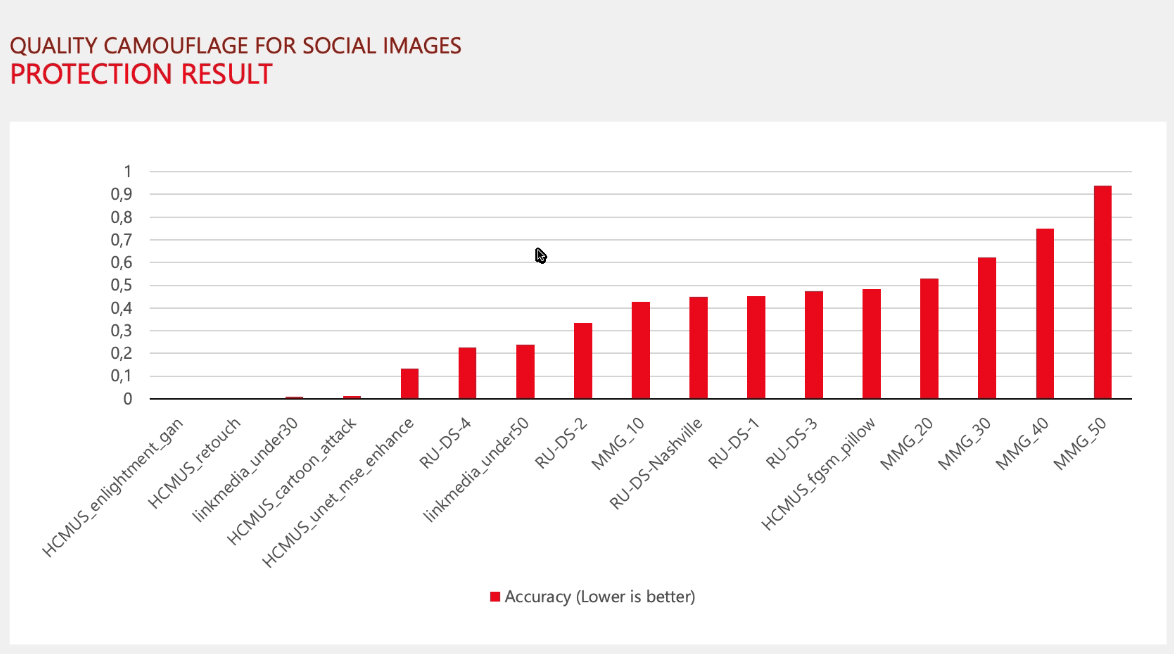
#> input picture images/leaderboard.png, 1174 x 654 px, given as the content of the folder ../images/leaderboard.png, which was not available
$ python -i enhance.py   (imports and definitions only)
#> lines starting #> are read from the running program, lines starting #| are printed output that depends on the picture; pictures that were not available may be replaced by others from this repository, and a replacement may not be noted
#> in create_enhance, image is the input picture: PIL image 1174x654 RGBA; mean R, G, B, A 247.7, 239.7, 240.2, 255
import os
import numpy as np
from tqdm import tqdm
from PIL import Image, ImageEnhance


def enhance(image):
    color = 1.5
    contrast = 1.5
    sharpness = 3.0

    enh_col = ImageEnhance.Color(image)
    image_colored = enh_col.enhance(color)
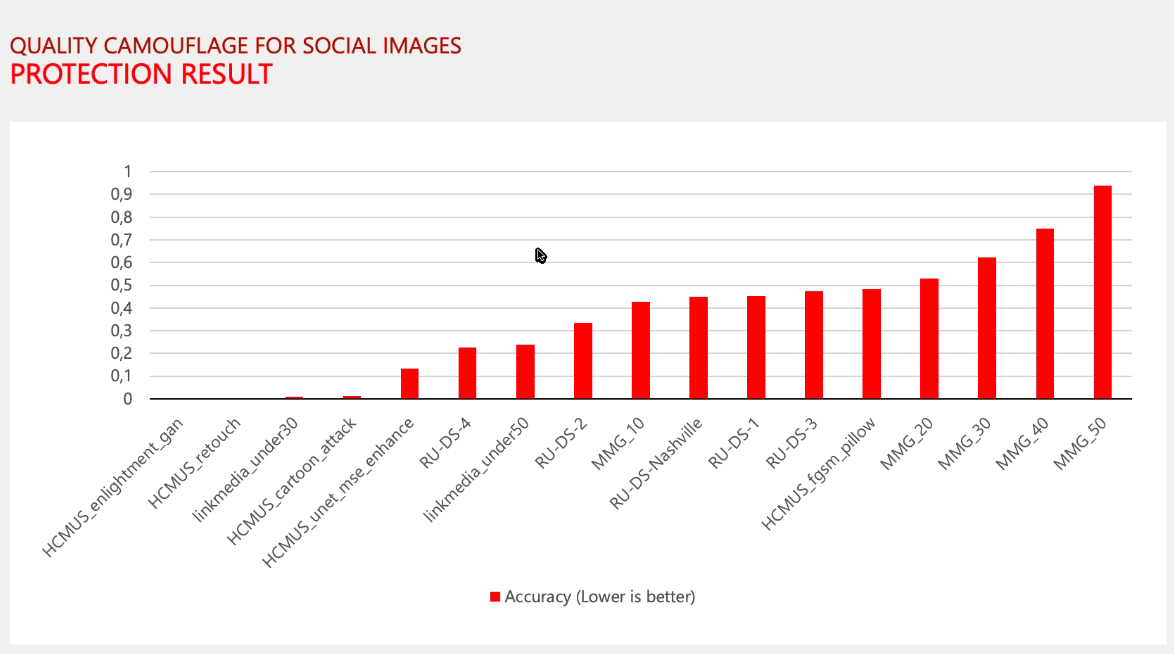
#> image_colored: PIL image 1174x654 RGBA; mean R, G, B, A 248.7, 239.2, 239.3, 255
    enh_con = ImageEnhance.Contrast(image_colored)
    image_contrasted = enh_con.enhance(contrast)
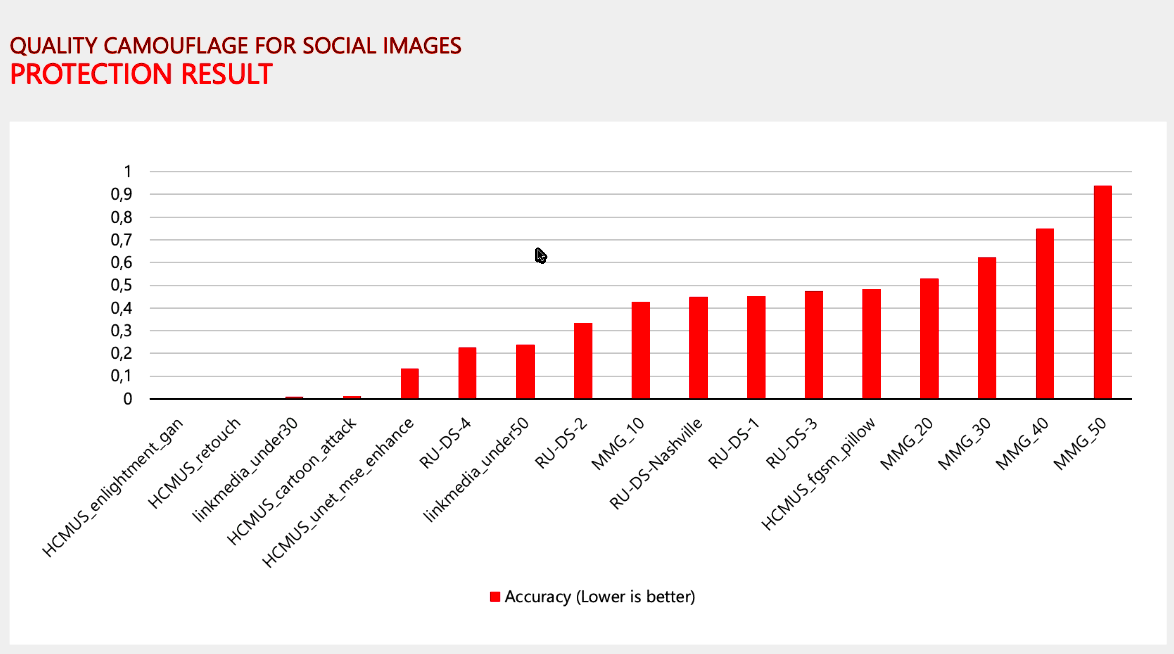
#> image_contrasted: PIL image 1174x654 RGBA; mean R, G, B, A 247.3, 237.6, 237.6, 255
    enh_sha = ImageEnhance.Sharpness(image_contrasted)
    image_sharped = enh_sha.enhance(sharpness)

    return image_sharped


def create_enhance(in_path, out_path):
    paths = os.listdir(in_path)
    for path in tqdm(paths):
        img_path = os.path.join(in_path, path)
        new_path = os.path.join(out_path, path)
        image = Image.open(img_path)
        enhanced = enhance(image)
        enhanced.save(new_path)

def main(args):
    if args.images is not None:
        input_path, output_path = args.images.split(':')

        if not os.path.exists(output_path):
            os.mkdir(output_path)

    create_enhance(in_path = input_path, out_path= output_path)

# [3 lines not run here, left out]


>>> result = create_enhance('../images/leaderboard.png', 'out.png')

$ run again, on images/leadereboard_2.png
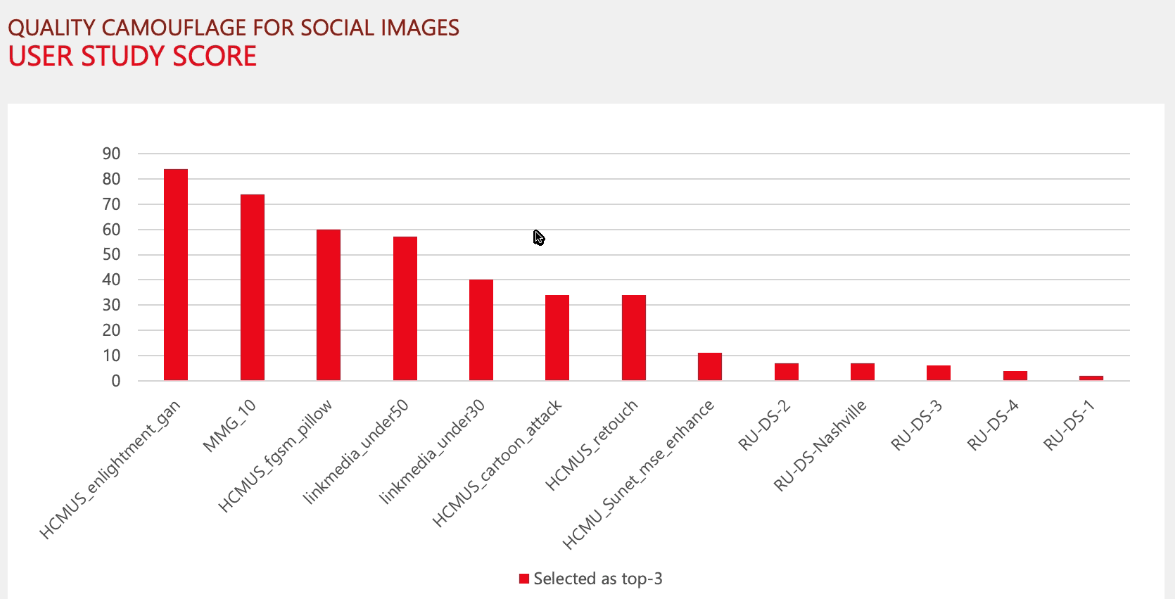
#> input picture images/leadereboard_2.png, 1175 x 599 px, given as the content of the folder ../images/leadereboard_2.png, which was not available
#> in create_enhance, image is the input picture: PIL image 1175x599 RGBA; mean R, G, B, A 248.6, 239.7, 240.3, 255
#> in enhance, `image_colored = enh_col.enhance(color)`:
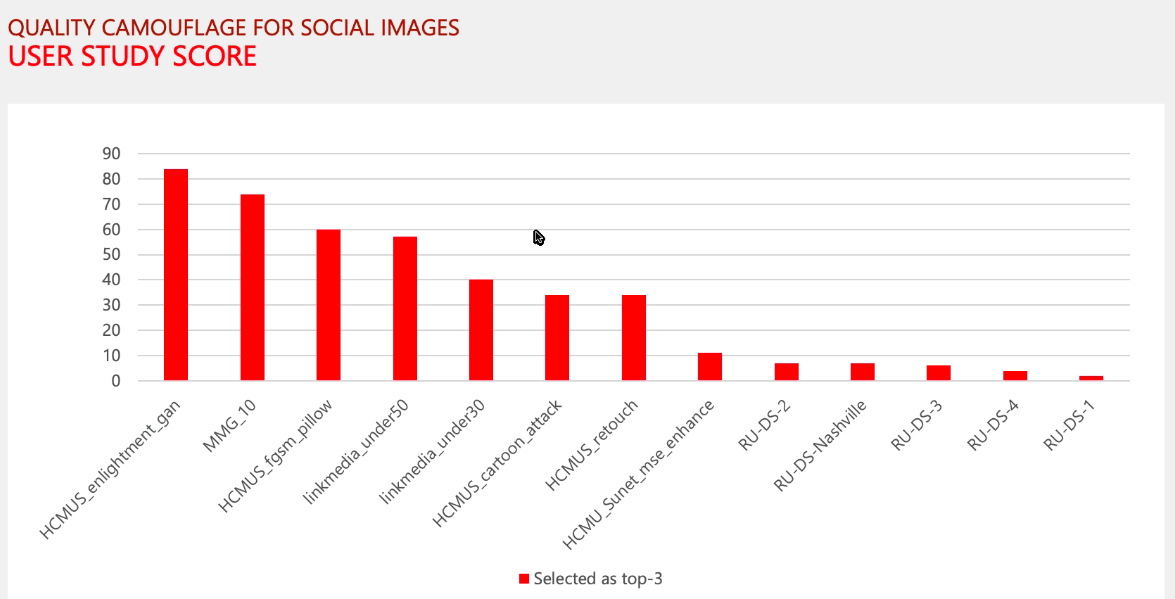
#> image_colored: PIL image 1175x599 RGBA; mean R, G, B, A 249.6, 239.2, 239.3, 255
#> in enhance, `image_contrasted = enh_con.enhance(contrast)`:
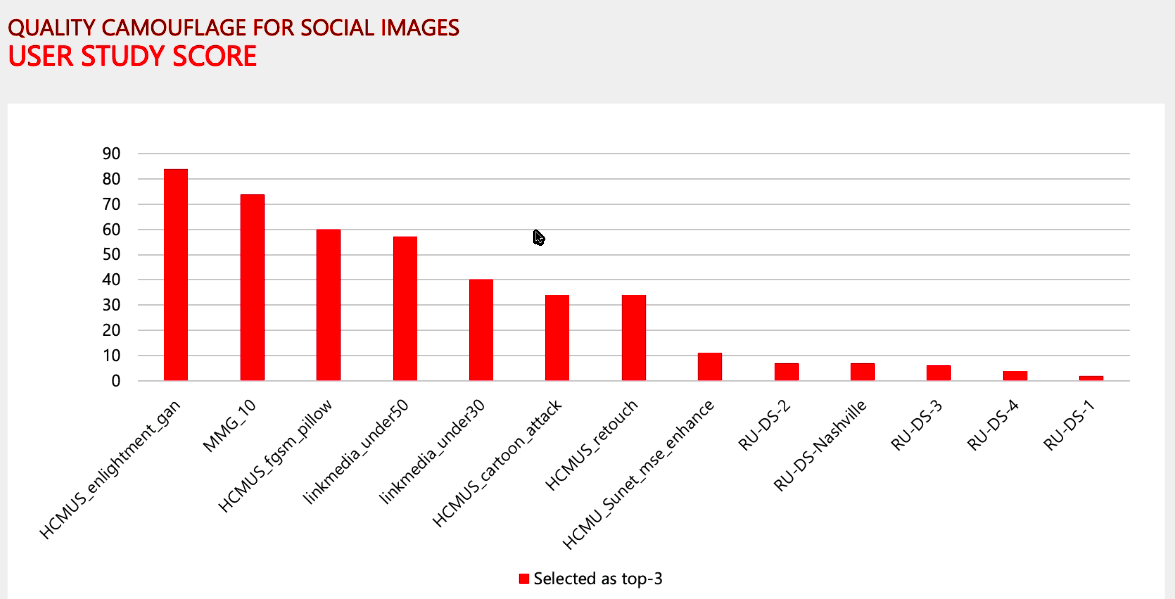
#> image_contrasted: PIL image 1175x599 RGBA; mean R, G, B, A 248.4, 237.7, 237.8, 255

$ run again, on images/pipeline.PNG
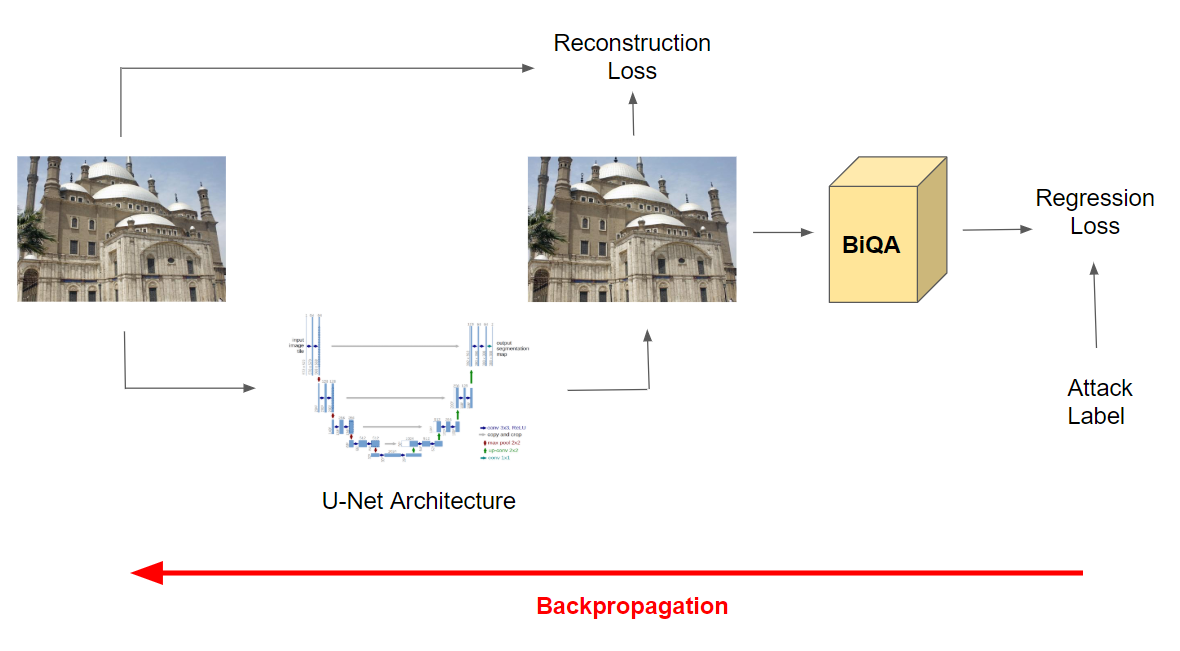
#> input picture images/pipeline.PNG, 1180 x 651 px, given as the content of the folder ../images/pipeline.PNG, which was not available
#> in create_enhance, image is the input picture: PIL image 1180x651 RGBA; mean R, G, B, A 243.9, 241.1, 239.3, 255
#> in enhance, `image_contrasted = enh_con.enhance(contrast)`:
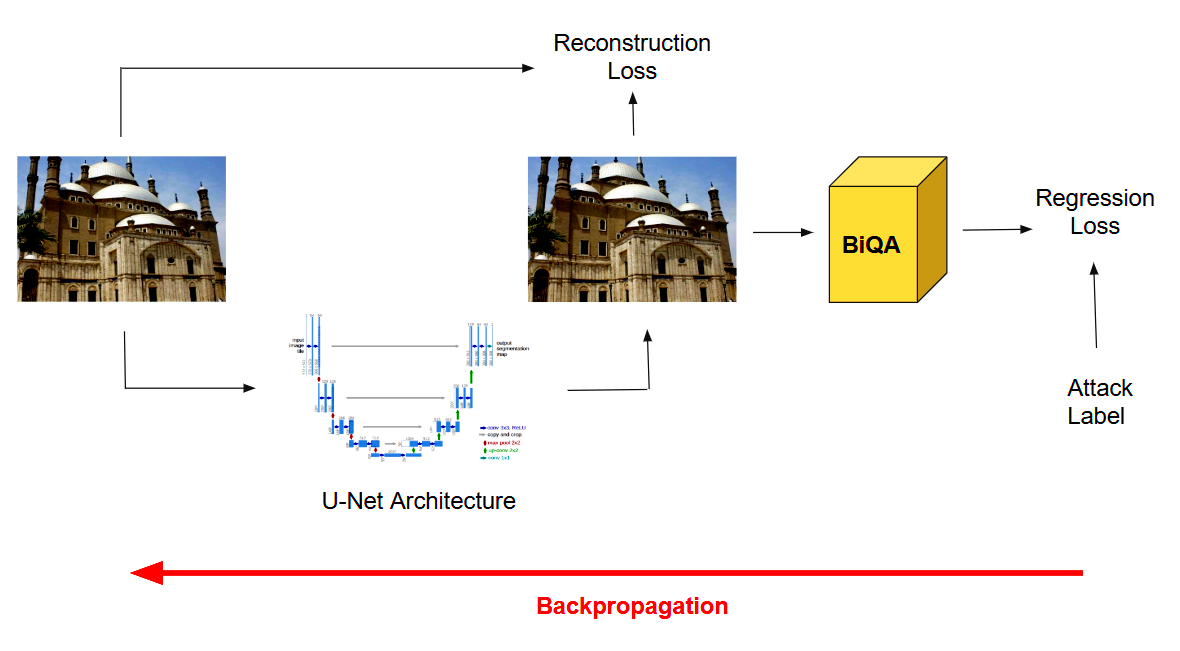
#> image_contrasted: PIL image 1180x651 RGBA; mean R, G, B, A 239.8, 236.3, 232.6, 255
